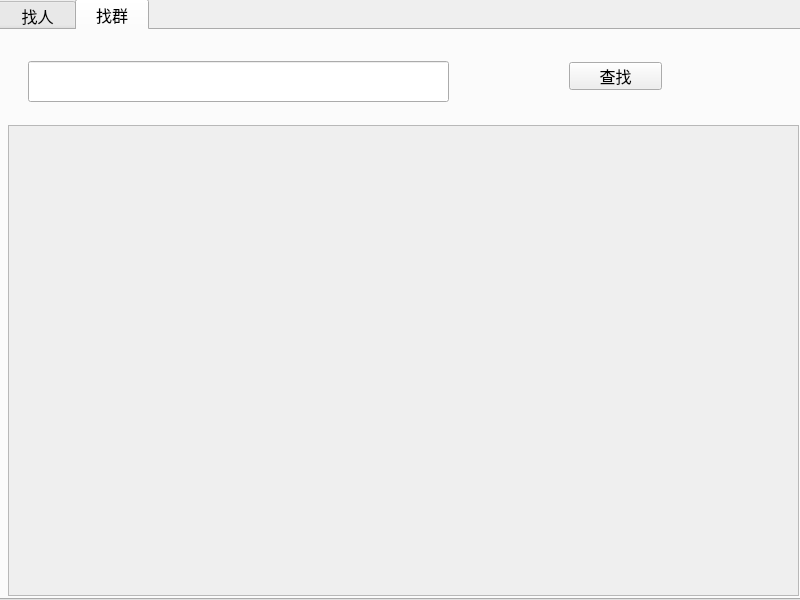
<?xml version="1.0" encoding="UTF-8"?>
<ui version="4.0">
 <class>SearchFriendDlg</class>
 <widget class="QDialog" name="SearchFriendDlg">
  <property name="geometry">
   <rect>
    <x>0</x>
    <y>0</y>
    <width>800</width>
    <height>600</height>
   </rect>
  </property>
  <property name="minimumSize">
   <size>
    <width>800</width>
    <height>600</height>
   </size>
  </property>
  <property name="maximumSize">
   <size>
    <width>800</width>
    <height>600</height>
   </size>
  </property>
  <property name="font">
   <font>
    <pointsize>12</pointsize>
   </font>
  </property>
  <property name="windowTitle">
   <string>Dialog</string>
  </property>
  <widget class="QTabWidget" name="tb_search">
   <property name="geometry">
    <rect>
     <x>-4</x>
     <y>-1</y>
     <width>811</width>
     <height>601</height>
    </rect>
   </property>
   <property name="minimumSize">
    <size>
     <width>811</width>
     <height>601</height>
    </size>
   </property>
   <property name="maximumSize">
    <size>
     <width>811</width>
     <height>601</height>
    </size>
   </property>
   <property name="currentIndex">
    <number>1</number>
   </property>
   <widget class="QWidget" name="tb_FindPeople">
    <attribute name="title">
     <string>   找人  </string>
    </attribute>
    <widget class="QWidget" name="layoutWidget">
     <property name="geometry">
      <rect>
       <x>11</x>
       <y>1</y>
       <width>793</width>
       <height>570</height>
      </rect>
     </property>
     <layout class="QVBoxLayout" name="verticalLayout_5">
      <property name="spacing">
       <number>0</number>
      </property>
      <item>
       <widget class="QWidget" name="widget" native="true">
        <property name="minimumSize">
         <size>
          <width>791</width>
          <height>91</height>
         </size>
        </property>
        <property name="maximumSize">
         <size>
          <width>791</width>
          <height>91</height>
         </size>
        </property>
        <widget class="QWidget" name="layoutWidget">
         <property name="geometry">
          <rect>
           <x>0</x>
           <y>-1</y>
           <width>791</width>
           <height>101</height>
          </rect>
         </property>
         <layout class="QHBoxLayout" name="horizontalLayout">
          <property name="spacing">
           <number>20</number>
          </property>
          <property name="leftMargin">
           <number>20</number>
          </property>
          <item>
           <widget class="QLineEdit" name="le_perple_search">
            <property name="minimumSize">
             <size>
              <width>421</width>
              <height>41</height>
             </size>
            </property>
            <property name="maximumSize">
             <size>
              <width>421</width>
              <height>41</height>
             </size>
            </property>
           </widget>
          </item>
          <item>
           <widget class="QWidget" name="widget_2" native="true">
            <widget class="QWidget" name="layoutWidget">
             <property name="geometry">
              <rect>
               <x>0</x>
               <y>0</y>
               <width>331</width>
               <height>91</height>
              </rect>
             </property>
             <layout class="QVBoxLayout" name="verticalLayout">
              <property name="leftMargin">
               <number>100</number>
              </property>
              <item>
               <widget class="QRadioButton" name="rb_online">
                <property name="text">
                 <string> 在线</string>
                </property>
               </widget>
              </item>
              <item>
               <widget class="QPushButton" name="pb_people_search">
                <property name="minimumSize">
                 <size>
                  <width>93</width>
                  <height>28</height>
                 </size>
                </property>
                <property name="maximumSize">
                 <size>
                  <width>93</width>
                  <height>28</height>
                 </size>
                </property>
                <property name="text">
                 <string>查找</string>
                </property>
               </widget>
              </item>
             </layout>
            </widget>
           </widget>
          </item>
         </layout>
        </widget>
       </widget>
      </item>
      <item>
       <widget class="QScrollArea" name="scrollArea">
        <property name="minimumSize">
         <size>
          <width>791</width>
          <height>471</height>
         </size>
        </property>
        <property name="maximumSize">
         <size>
          <width>791</width>
          <height>471</height>
         </size>
        </property>
        <property name="widgetResizable">
         <bool>true</bool>
        </property>
        <widget class="QWidget" name="scrollAreaWidgetContents">
         <property name="geometry">
          <rect>
           <x>0</x>
           <y>0</y>
           <width>789</width>
           <height>469</height>
          </rect>
         </property>
         <layout class="QVBoxLayout" name="verticalLayout_2">
          <property name="spacing">
           <number>0</number>
          </property>
          <property name="leftMargin">
           <number>0</number>
          </property>
          <property name="topMargin">
           <number>0</number>
          </property>
          <property name="rightMargin">
           <number>0</number>
          </property>
          <property name="bottomMargin">
           <number>0</number>
          </property>
          <item>
           <widget class="QWidget" name="wid_friendList" native="true"/>
          </item>
          <item>
           <spacer name="verticalSpacer">
            <property name="orientation">
             <enum>Qt::Vertical</enum>
            </property>
            <property name="sizeHint" stdset="0">
             <size>
              <width>498</width>
              <height>432</height>
             </size>
            </property>
           </spacer>
          </item>
         </layout>
        </widget>
       </widget>
      </item>
     </layout>
    </widget>
   </widget>
   <widget class="QWidget" name="tb_FindGroup">
    <attribute name="title">
     <string>  找群  </string>
    </attribute>
    <widget class="QWidget" name="layoutWidget">
     <property name="geometry">
      <rect>
       <x>10</x>
       <y>0</y>
       <width>793</width>
       <height>570</height>
      </rect>
     </property>
     <layout class="QVBoxLayout" name="verticalLayout_6">
      <property name="spacing">
       <number>0</number>
      </property>
      <item>
       <widget class="QWidget" name="widget_3" native="true">
        <property name="minimumSize">
         <size>
          <width>791</width>
          <height>91</height>
         </size>
        </property>
        <property name="maximumSize">
         <size>
          <width>791</width>
          <height>91</height>
         </size>
        </property>
        <widget class="QWidget" name="layoutWidget_2">
         <property name="geometry">
          <rect>
           <x>0</x>
           <y>-1</y>
           <width>791</width>
           <height>101</height>
          </rect>
         </property>
         <layout class="QHBoxLayout" name="horizontalLayout_2">
          <property name="spacing">
           <number>20</number>
          </property>
          <property name="leftMargin">
           <number>20</number>
          </property>
          <item>
           <widget class="QLineEdit" name="le_group_search">
            <property name="minimumSize">
             <size>
              <width>421</width>
              <height>41</height>
             </size>
            </property>
            <property name="maximumSize">
             <size>
              <width>421</width>
              <height>41</height>
             </size>
            </property>
           </widget>
          </item>
          <item>
           <widget class="QWidget" name="widget_4" native="true">
            <widget class="QWidget" name="layoutWidget_3">
             <property name="geometry">
              <rect>
               <x>0</x>
               <y>0</y>
               <width>331</width>
               <height>91</height>
              </rect>
             </property>
             <layout class="QVBoxLayout" name="verticalLayout_3">
              <property name="leftMargin">
               <number>100</number>
              </property>
              <item>
               <widget class="QPushButton" name="pb_group_search">
                <property name="minimumSize">
                 <size>
                  <width>93</width>
                  <height>28</height>
                 </size>
                </property>
                <property name="maximumSize">
                 <size>
                  <width>93</width>
                  <height>28</height>
                 </size>
                </property>
                <property name="text">
                 <string>查找</string>
                </property>
               </widget>
              </item>
             </layout>
            </widget>
           </widget>
          </item>
         </layout>
        </widget>
       </widget>
      </item>
      <item>
       <widget class="QScrollArea" name="scrollArea_2">
        <property name="minimumSize">
         <size>
          <width>791</width>
          <height>471</height>
         </size>
        </property>
        <property name="maximumSize">
         <size>
          <width>791</width>
          <height>471</height>
         </size>
        </property>
        <property name="widgetResizable">
         <bool>true</bool>
        </property>
        <widget class="QWidget" name="scrollAreaWidgetContents_2">
         <property name="geometry">
          <rect>
           <x>0</x>
           <y>0</y>
           <width>789</width>
           <height>469</height>
          </rect>
         </property>
         <widget class="QWidget" name="layoutWidget_4">
          <property name="geometry">
           <rect>
            <x>-1</x>
            <y>0</y>
            <width>791</width>
            <height>471</height>
           </rect>
          </property>
          <layout class="QVBoxLayout" name="verticalLayout_4">
           <property name="spacing">
            <number>0</number>
           </property>
           <item>
            <widget class="QWidget" name="wid_groupList" native="true"/>
           </item>
           <item>
            <spacer name="verticalSpacer_2">
             <property name="orientation">
              <enum>Qt::Vertical</enum>
             </property>
             <property name="sizeHint" stdset="0">
              <size>
               <width>20</width>
               <height>40</height>
              </size>
             </property>
            </spacer>
           </item>
          </layout>
         </widget>
        </widget>
       </widget>
      </item>
     </layout>
    </widget>
   </widget>
  </widget>
 </widget>
 <resources/>
 <connections/>
</ui>
